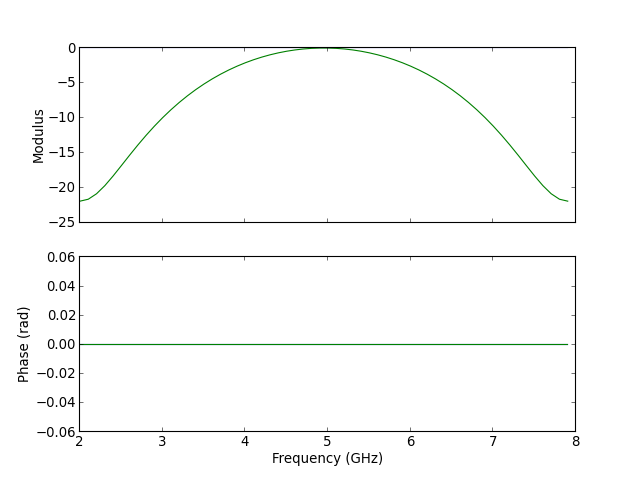

Source code (Python):
import numpy as np
import matplotlib.pyplot as plt
from pylayers.signal.bsignal import *
x = np.arange(2,8,0.1)
y = np.ones(len(x))
U = FUsignal(x,y)
fi = plt.figure()
U.plot()
U.window('hamming')
U.plot()
